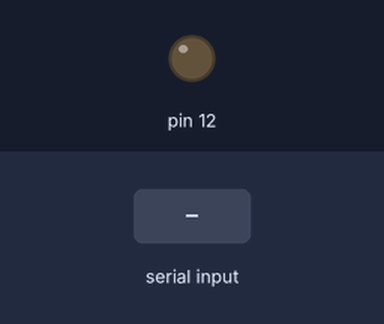
Bench run of a sketch on a simulated Arduino Uno, built with avr-gcc and run on an emulated ATmega328P. On the bench: output pins drawn as LEDs (lit = HIGH). Inputs (shaded band) come from the test bench.

Above: at 1.2 s.
1.3 s: "1" received over Serial
At 1.9 s:
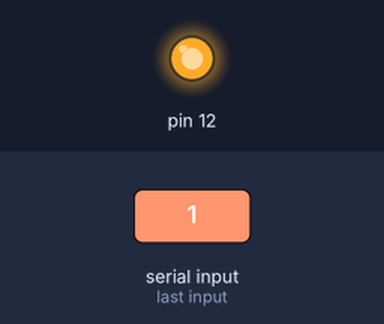
Timing chart, 0 to 4.3 s (numbered marks = the images above; inputs shaded):
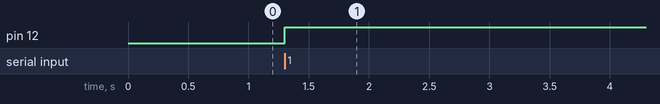

The sketch:

converter.ino
```cpp
  void setup() {
  pinMode(12, OUTPUT);
  Serial.begin(9600);
  digitalWrite(12, LOW);
}

void loop() {

  if(Serial.available())
  {
    char i = Serial.read();
    if(i == '1')
    {
      digitalWrite(12, HIGH);

      delay(120000); //2분
//      delay(1000); //1초
//      delay(60000); //1분
//      delay(300000); //5분
//      delay(600000); //10분

    }
  }
}
```

Measured:
- after the input at 1.3 s, pin 12: LOW → HIGH at once
